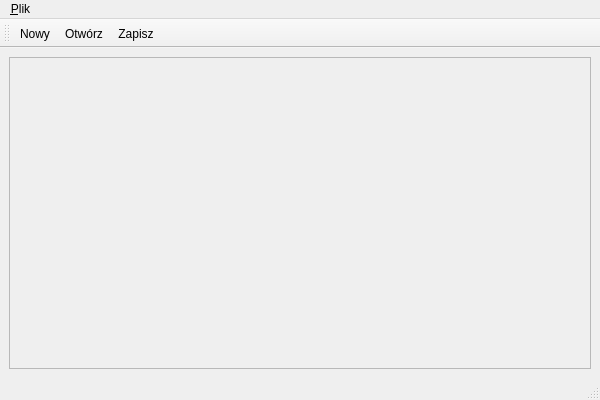
<ui version="4.0" >
 <class>Window</class>
 <widget class="QMainWindow" name="Window" >
  <property name="geometry" >
   <rect>
    <x>0</x>
    <y>0</y>
    <width>600</width>
    <height>400</height>
   </rect>
  </property>
  <property name="windowTitle" >
   <string>Rysownik Qt</string>
  </property>
  <property name="windowIcon" >
   <iconset resource="mywindow.qrc" >:/images/qt.png</iconset>
  </property>
  <widget class="QWidget" name="centralwidget" >
   <property name="enabled" >
    <bool>true</bool>
   </property>
   <layout class="QVBoxLayout" >
    <item>
     <widget class="QScrollArea" name="scrollArea" >
      <property name="frameShape" >
       <enum>QFrame::StyledPanel</enum>
      </property>
      <property name="frameShadow" >
       <enum>QFrame::Sunken</enum>
      </property>
      <widget class="PaintArea" native="1" name="paint" >
       <property name="geometry" >
        <rect>
         <x>11</x>
         <y>11</y>
         <width>560</width>
         <height>281</height>
        </rect>
       </property>
       <property name="cursor" >
        <cursorShape>CrossCursor</cursorShape>
       </property>
      </widget>
     </widget>
    </item>
   </layout>
  </widget>
  <widget class="QMenuBar" name="menubar" >
   <property name="geometry" >
    <rect>
     <x>0</x>
     <y>0</y>
     <width>600</width>
     <height>23</height>
    </rect>
   </property>
   <widget class="QMenu" name="fileMenu" >
    <property name="title" >
     <string>&amp;Plik</string>
    </property>
    <addaction name="fileMenuNew" />
    <addaction name="fileMenuOpen" />
    <addaction name="fileMenuSave" />
    <addaction name="fileMenuSaveAs" />
    <addaction name="separator" />
    <addaction name="fileMenuQuit" />
   </widget>
   <addaction name="fileMenu" />
  </widget>
  <widget class="QStatusBar" name="statusBar" >
   <property name="statusTip" >
    <string/>
   </property>
  </widget>
  <widget class="QToolBar" name="toolBarFile" >
   <property name="windowTitle" >
    <string>toolBar</string>
   </property>
   <attribute name="toolBarArea" >
    <enum>TopToolBarArea</enum>
   </attribute>
   <attribute name="toolBarBreak" >
    <bool>false</bool>
   </attribute>
   <addaction name="fileMenuNew" />
   <addaction name="fileMenuOpen" />
   <addaction name="fileMenuSave" />
  </widget>
  <action name="fileMenuNew" >
   <property name="icon" >
    <iconset resource="mywindow.qrc" >:/images/new.png</iconset>
   </property>
   <property name="text" >
    <string>&amp;Nowy</string>
   </property>
   <property name="statusTip" >
    <string>Tworzy nowy plik</string>
   </property>
   <property name="shortcut" >
    <string>Ctrl+N</string>
   </property>
  </action>
  <action name="fileMenuOpen" >
   <property name="icon" >
    <iconset resource="mywindow.qrc" >:/images/open.png</iconset>
   </property>
   <property name="text" >
    <string>Otwórz</string>
   </property>
   <property name="statusTip" >
    <string>Odczytuje plik</string>
   </property>
   <property name="shortcut" >
    <string>Ctrl+O</string>
   </property>
  </action>
  <action name="fileMenuSave" >
   <property name="icon" >
    <iconset resource="mywindow.qrc" >:/images/save.png</iconset>
   </property>
   <property name="text" >
    <string>Zapisz</string>
   </property>
   <property name="statusTip" >
    <string>Zapisuje bieżące zmiany</string>
   </property>
  </action>
  <action name="fileMenuSaveAs" >
   <property name="text" >
    <string>Zapisz jako</string>
   </property>
   <property name="statusTip" >
    <string>Zapisuje jako nowy plik</string>
   </property>
  </action>
  <action name="fileMenuQuit" >
   <property name="text" >
    <string>Wyjście</string>
   </property>
   <property name="statusTip" >
    <string>Zakończenie działania programu</string>
   </property>
  </action>
 </widget>
 <customwidgets>
  <customwidget>
   <class>PaintArea</class>
   <extends>QWidget</extends>
   <header>paintarea.h</header>
   <container>1</container>
  </customwidget>
  <customwidget>
   <class>QScrollArea</class>
   <extends>QFrame</extends>
   <header location="global" >QScrollArea</header>
   <container>1</container>
  </customwidget>
 </customwidgets>
 <resources>
  <include location="mywindow.qrc" />
 </resources>
 <connections/>
</ui>
